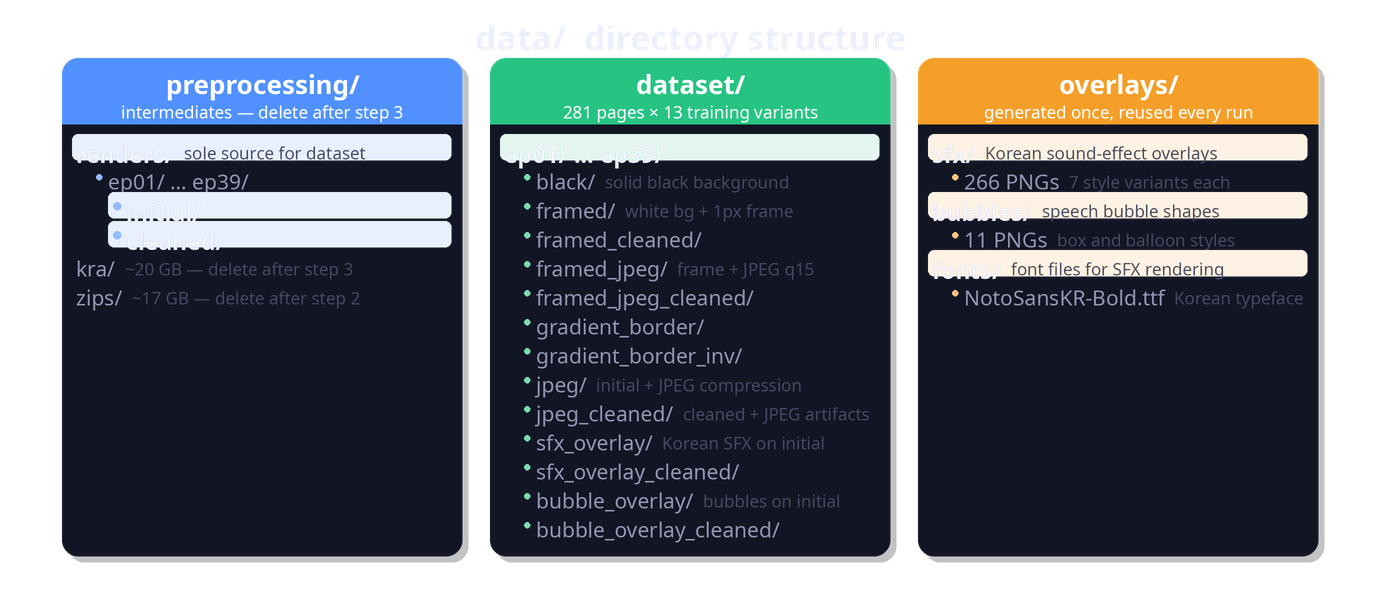
#> input picture assets/dir_structure.png, 1380 x 592 px; its folder holds only this picture in this run
$ python -i make_sfx.py   (imports and definitions only)
#> lines starting #> are read from the running program, lines starting #| are printed output that depends on the picture
#> further down, picture is the input picture: PIL image 1380x592 RGBA; mean R, G, B, A 39.4, 46.8, 51.7, 171.8
"""
Generate Korean manhwa SFX + expression overlay images.
Output: data/overlays/sfx/  (RGBA PNG, transparent background)

Each word is rendered in 7 style variants:
  (none)       black fill, white outline
  _inv         white fill, black outline
  _blur        Gaussian blur of normal
  _inv_blur    Gaussian blur of inverted
  _grad        black→white gradient fill, white outline
  _color_black black→random colour gradient, white outline
  _color_white white→random colour gradient, white outline

Requires: data/fonts/NotoSansKR-Bold.ttf
  curl -sL 'https://fonts.gstatic.com/s/notosanskr/v39/PbyxFmXiEBPT4ITbgNA5Cgms3VYcOA-vvnIzzg01eLQ.ttf' \\
       -o data/fonts/NotoSansKR-Bold.ttf

Run from project root: python3 src/make_sfx.py
"""

import math, random
import numpy as np
from PIL import Image, ImageDraw, ImageFont, ImageFilter
from pathlib import Path

FONT_PATH = Path("data/fonts/NotoSansKR-Bold.ttf")
OUT       = Path("data/overlays/sfx")
# [12 lines not run here, left out]

CW, CH = 700, 500

SFX = {
    "simple": ["쿵", "펑", "탁", "퍽", "빵", "쫙"],
    "double": ["번쩍", "우르", "슈웅", "파직", "뻐걱", "쾅쾅"],
    "long":   ["우르르", "슈아아", "콰아앙", "파바박"],
}
EXPR = {
    "exclaim": ["야", "아", "어", "헐", "뭐", "왜"],
    "emotion": ["이런", "아이고", "세상에", "젠장", "제기랄"],
    "rude":    ["닥쳐", "꺼져", "망할", "씨발", "개새끼"],
    "scream":  ["아아아", "야아아", "으아아", "이이이"],
}

# ── renderers ─────────────────────────────────────────────────────────────────

# [83 lines left out: functions _text_canvas, _draw_outline, render_solid, render_gradient, render_layer, not called in this run]


def blur_rgba(img, radius=6):
#> called with radius = 6
    r, g, b, a = img.split()
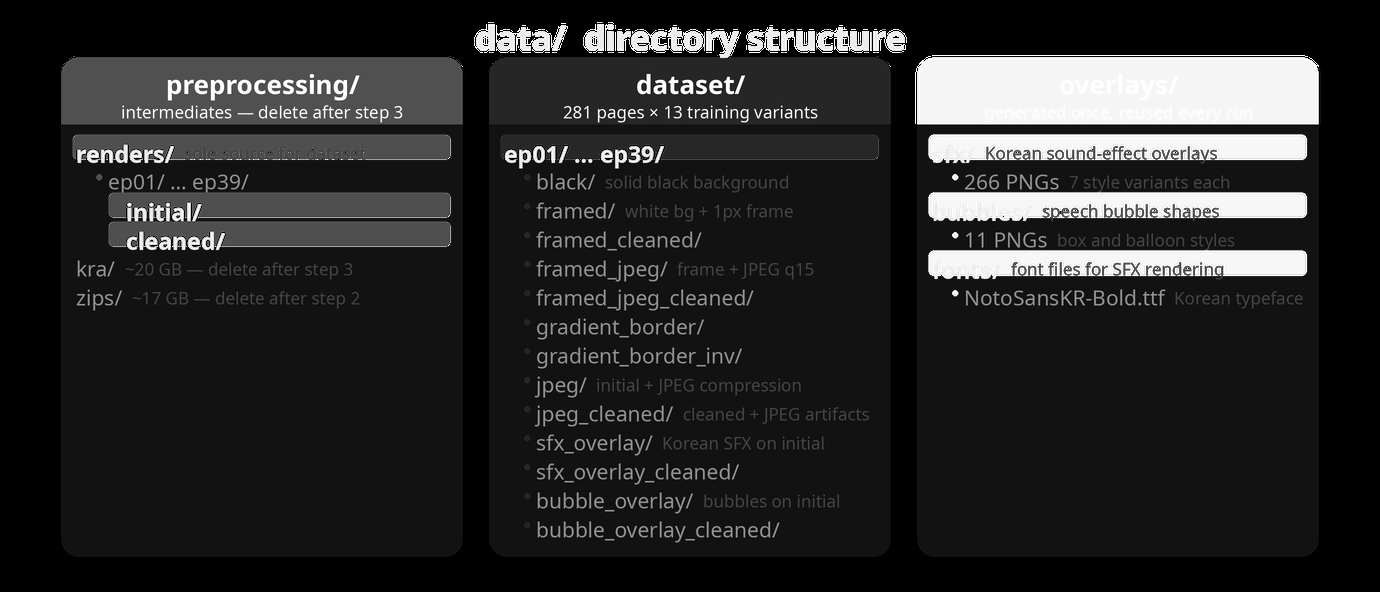
#> r: PIL image 1380x592 L; min 0, max 255, mean 39.4
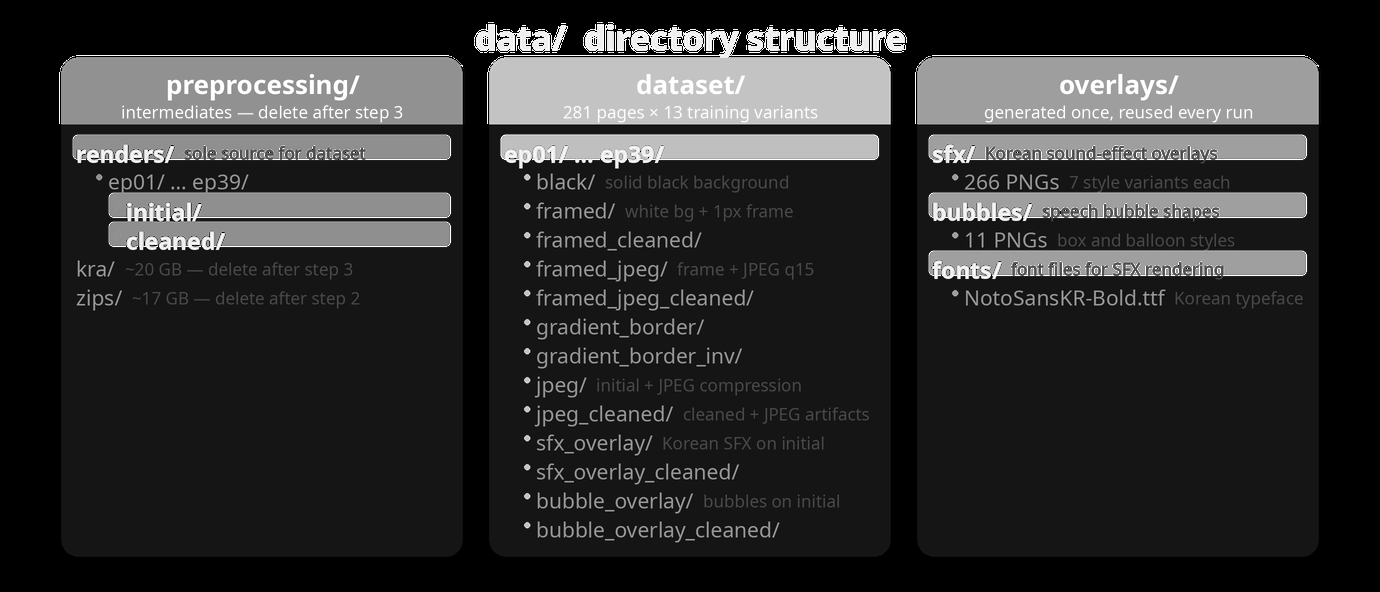
#> g: PIL image 1380x592 L; min 0, max 255, mean 46.8
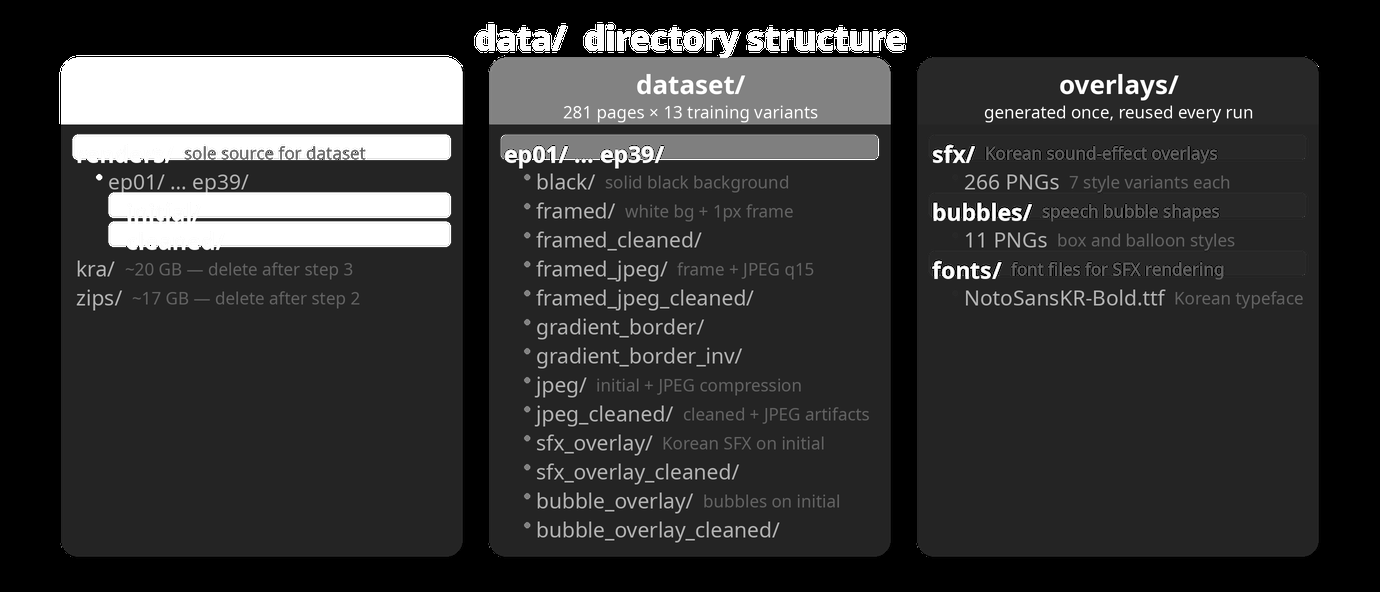
#> b: PIL image 1380x592 L; min 0, max 255, mean 51.7
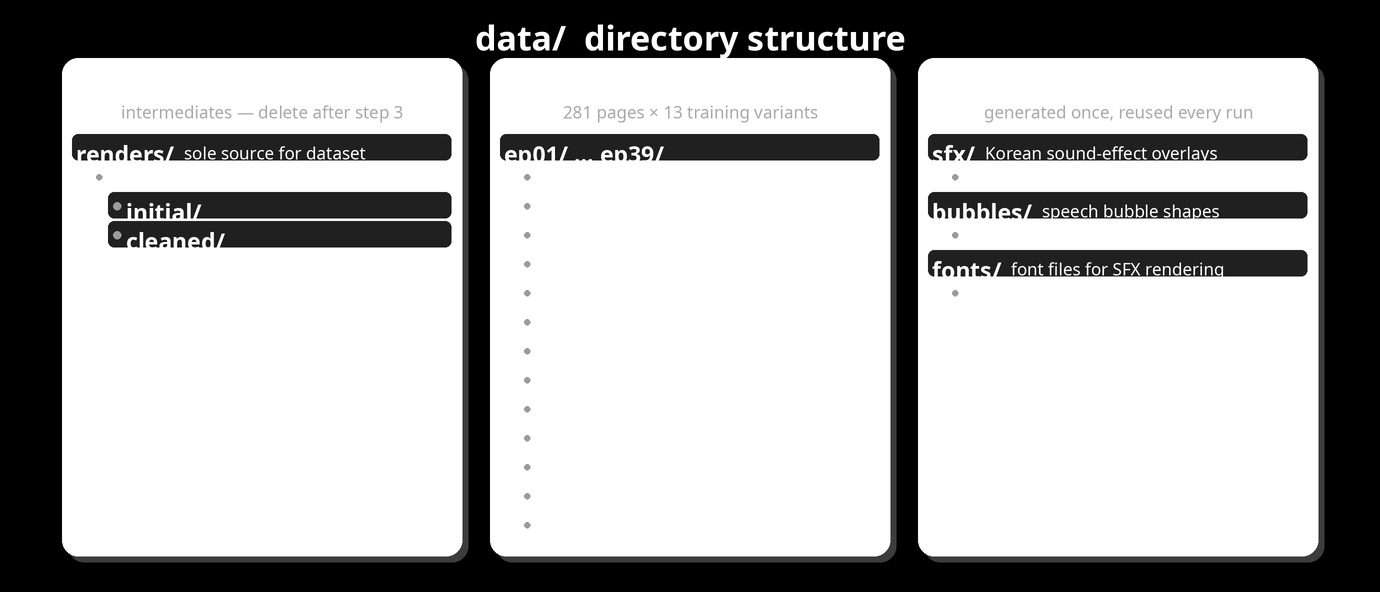
#> a: PIL image 1380x592 L; min 0, max 255, mean 171.8
    bf = lambda c: c.filter(ImageFilter.GaussianBlur(radius))
    return Image.merge("RGBA", (bf(r), bf(g), bf(b), bf(a)))
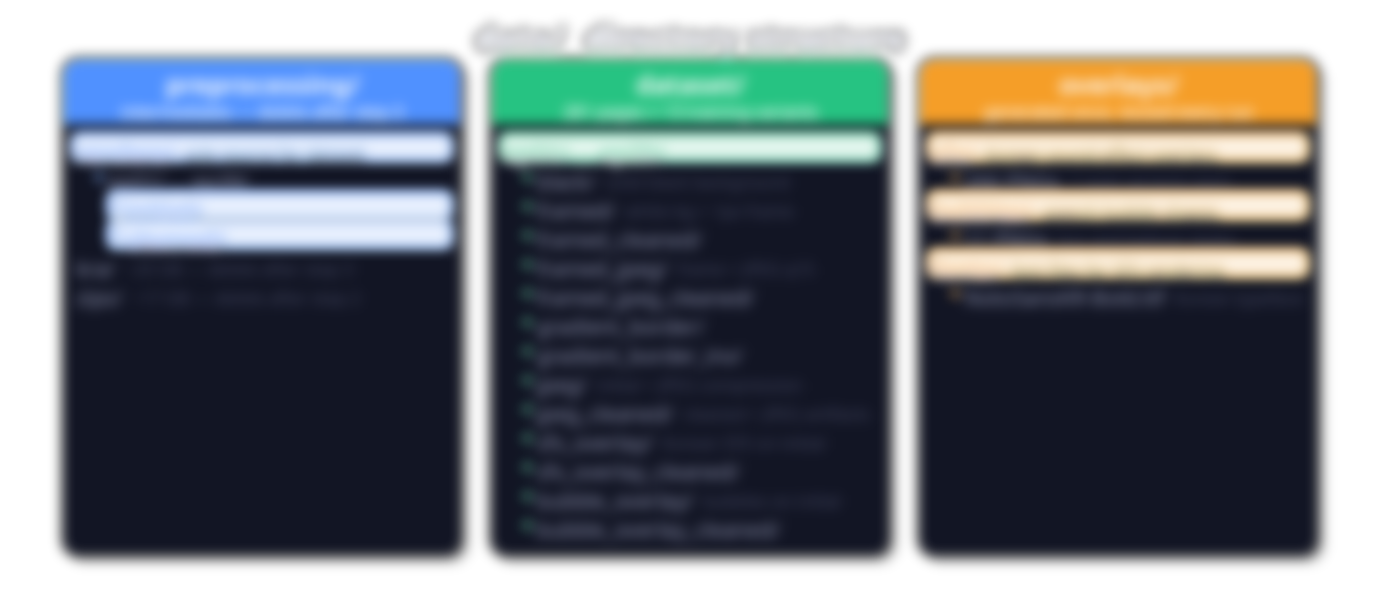
#> returned value: PIL image 1380x592 RGBA; mean R, G, B, A 39.4, 46.8, 51.7, 171.8; transparent parts drawn white


# [11 lines left out: function compose, not called in this run]


def make_single(word, fsize, outline, angle, mode):
    return compose([(render_layer(word, fsize, outline, angle, mode),
                     CW // 2, CH // 2)])


# [33 lines left out: functions make_stagger, make_pair, save, all_variants, not called in this run]


# ── parameter generation (fixed seed → reproducible) ─────────────────────────

jobs = []

# [28 lines not run here, left out]

idx = 1
# [39 lines not run here, left out]

>>> from PIL import Image
>>> picture = Image.open('../assets/dir_structure.png')
>>> result = blur_rgba(picture)
